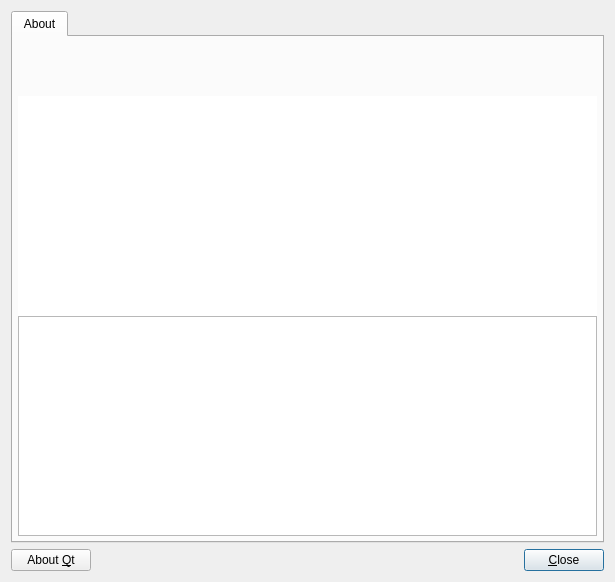
<?xml version="1.0" encoding="UTF-8"?>
<ui version="4.0">
 <class>AboutDialog</class>
 <widget class="QDialog" name="AboutDialog">
  <property name="geometry">
   <rect>
    <x>0</x>
    <y>0</y>
    <width>615</width>
    <height>582</height>
   </rect>
  </property>
  <property name="windowTitle">
   <string>About Sugoi Player</string>
  </property>
  <property name="styleSheet">
   <string notr="true"/>
  </property>
  <layout class="QVBoxLayout" name="verticalLayout_4">
   <item>
    <widget class="QTabWidget" name="tabWidget">
     <property name="styleSheet">
      <string notr="true"/>
     </property>
     <property name="currentIndex">
      <number>0</number>
     </property>
     <widget class="QWidget" name="tab">
      <attribute name="title">
       <string>About</string>
      </attribute>
      <layout class="QVBoxLayout" name="verticalLayout">
       <property name="spacing">
        <number>0</number>
       </property>
       <property name="leftMargin">
        <number>5</number>
       </property>
       <property name="topMargin">
        <number>5</number>
       </property>
       <property name="rightMargin">
        <number>5</number>
       </property>
       <property name="bottomMargin">
        <number>5</number>
       </property>
       <item>
        <layout class="QHBoxLayout" name="horizontalLayout">
         <property name="spacing">
          <number>0</number>
         </property>
         <item>
          <widget class="QLabel" name="logoImg">
           <property name="sizePolicy">
            <sizepolicy hsizetype="Maximum" vsizetype="Maximum">
             <horstretch>0</horstretch>
             <verstretch>0</verstretch>
            </sizepolicy>
           </property>
           <property name="maximumSize">
            <size>
             <width>150</width>
             <height>150</height>
            </size>
           </property>
           <property name="pixmap">
            <pixmap resource="../resources.qrc">:/images/player.svg</pixmap>
           </property>
           <property name="scaledContents">
            <bool>true</bool>
           </property>
           <property name="alignment">
            <set>Qt::AlignCenter</set>
           </property>
          </widget>
         </item>
        </layout>
       </item>
       <item>
        <spacer name="verticalSpacer">
         <property name="orientation">
          <enum>Qt::Vertical</enum>
         </property>
         <property name="sizeType">
          <enum>QSizePolicy::Preferred</enum>
         </property>
         <property name="sizeHint" stdset="0">
          <size>
           <width>20</width>
           <height>40</height>
          </size>
         </property>
        </spacer>
       </item>
       <item>
        <widget class="QTextBrowser" name="aboutText">
         <property name="frameShape">
          <enum>QFrame::NoFrame</enum>
         </property>
         <property name="openExternalLinks">
          <bool>true</bool>
         </property>
        </widget>
       </item>
       <item>
        <widget class="QTextBrowser" name="compilerText">
         <property name="openExternalLinks">
          <bool>true</bool>
         </property>
        </widget>
       </item>
      </layout>
     </widget>
    </widget>
   </item>
   <item>
    <layout class="QHBoxLayout" name="horizontalLayout_2">
     <item>
      <widget class="QPushButton" name="aboutQtButton">
       <property name="text">
        <string>About &amp;Qt</string>
       </property>
      </widget>
     </item>
     <item>
      <spacer name="horizontalSpacer">
       <property name="orientation">
        <enum>Qt::Horizontal</enum>
       </property>
       <property name="sizeHint" stdset="0">
        <size>
         <width>40</width>
         <height>20</height>
        </size>
       </property>
      </spacer>
     </item>
     <item>
      <widget class="QPushButton" name="closeButton_About">
       <property name="text">
        <string>&amp;Close</string>
       </property>
       <property name="default">
        <bool>true</bool>
       </property>
      </widget>
     </item>
    </layout>
   </item>
  </layout>
 </widget>
 <tabstops>
  <tabstop>closeButton_About</tabstop>
  <tabstop>tabWidget</tabstop>
 </tabstops>
 <resources>
  <include location="../resources.qrc"/>
 </resources>
 <connections/>
</ui>
